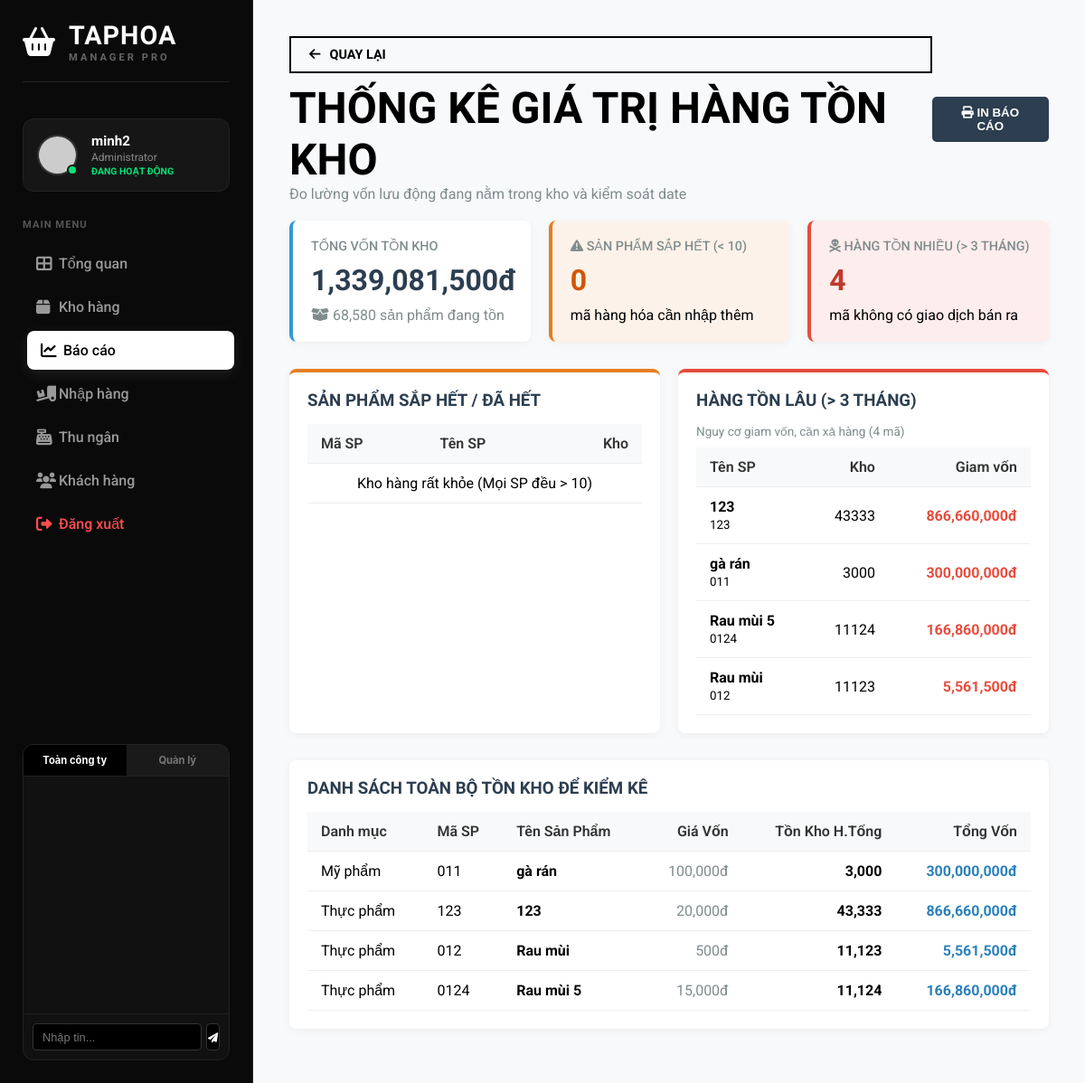
The page /index.php?action=report_products (signed in) on the database as committed earlier.
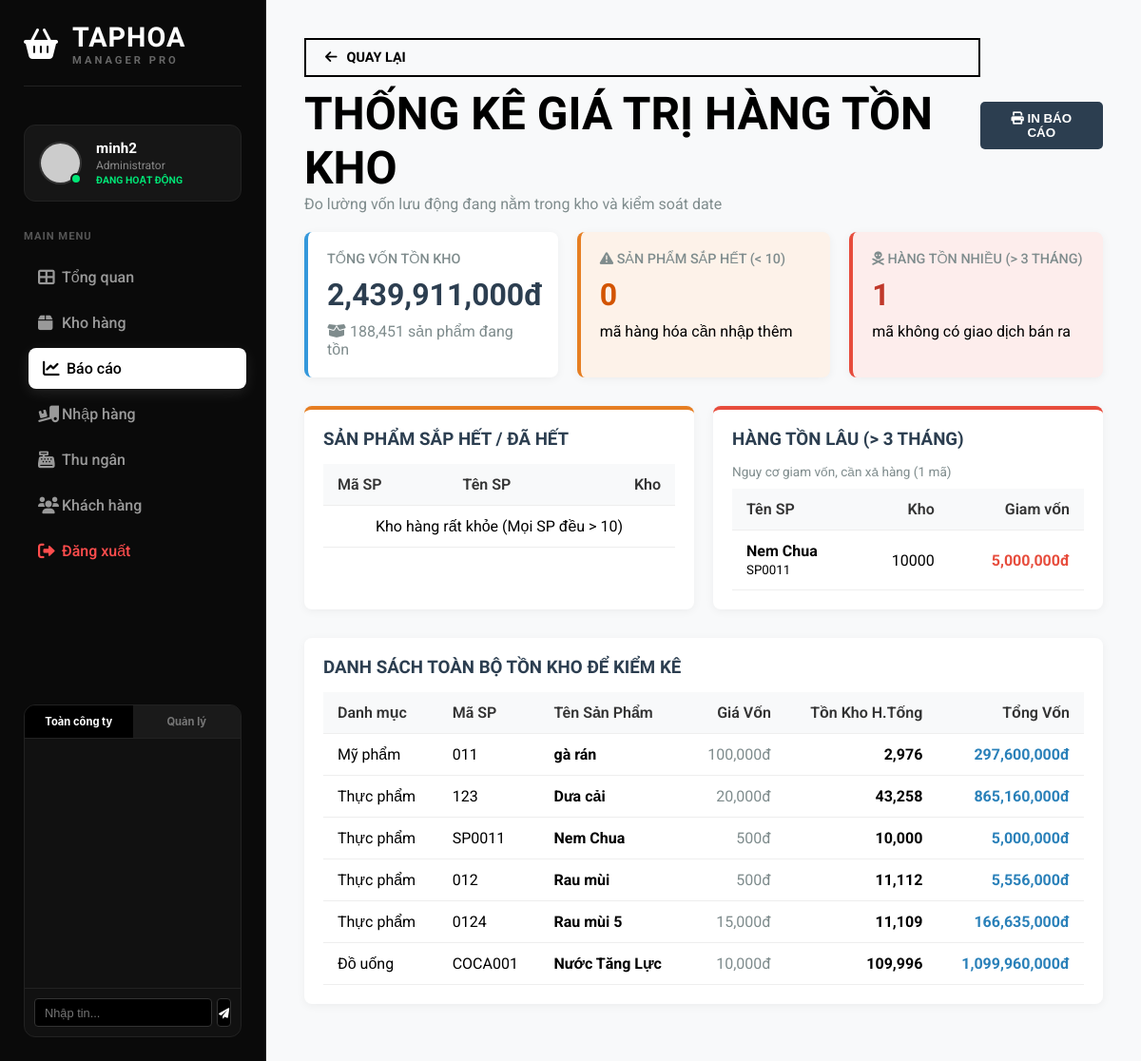
The same page on the database as committed later.
### tables this page shows
CREATE TABLE `products` (
  `id` int(11) NOT NULL,
  `code` varchar(50) NOT NULL,
  `name` varchar(255) NOT NULL,
  `category` varchar(100) DEFAULT NULL,
  `price` decimal(10,2) NOT NULL,
  `cost` decimal(10,2) NOT NULL,
  `stock` int(11) DEFAULT 0,
  `unit` varchar(50) DEFAULT NULL,
  `image` varchar(255) DEFAULT NULL,
  `created_at` timestamp NOT NULL DEFAULT current_timestamp()
);

### controllers/ReportController.php (called while the page is built, shortened)
<?php
class ReportController {
    public function inventoryValue() {
        $db = (new Database())->getConnection();
        $queryVal = "SELECT SUM(stock * cost) as total_value, SUM(stock) as total_items FROM products WHERE stock > 0";
        $stmtVal = $db->query($queryVal);
        $inventoryStats = $stmtVal->fetch(PDO::FETCH_ASSOC);
        $queryLow = "SELECT code, name, stock, cost FROM products WHERE stock <= 10 AND stock > 0 ORDER BY stock ASC";
        $stmtLow = $db->query($queryLow);
        $lowStockProducts = $stmtLow->fetchAll(PDO::FETCH_ASSOC);
        $threeMonthsAgo = date('Y-m-d', strtotime('-3 months'));
        $queryAging = "
            SELECT p.code, p.name, p.stock, (p.stock * p.cost) as total_val
            FROM products p
            WHERE p.stock > 0
            AND p.id NOT IN (
                SELECT DISTINCT od.product_id
                FROM order_details od
                JOIN orders o ON od.order_id = o.id
                WHERE o.created_at >= :date
            )
            ORDER BY total_val DESC
        ";
        $stmtAging = $db->prepare($queryAging);
        $stmtAging->execute([':date' => $threeMonthsAgo]);
        $agingProducts = $stmtAging->fetchAll(PDO::FETCH_ASSOC);
        $stmtAll = $db->query("SELECT * FROM products ORDER BY category ASC, name ASC");
        $allProducts = $stmtAll->fetchAll(PDO::FETCH_ASSOC);
        require_once '../views/reports/inventory.php';
    }
}
?>

### views/reports/inventory.php (the view, shortened to what the changed rows need)
<!DOCTYPE html>
<html lang="vi">
<head>
    <link rel="stylesheet" href="css/style.css">
    <link rel="stylesheet" href="https://cdnjs.cloudflare.com/ajax/libs/font-awesome/6.0.0/css/all.min.css">
</head>
<body>
    <div class="dashboard-container">
        <?php include '../views/partials/sidebar.php'; ?>
        <main class="main-content">
            <div class="report-header">
                <div>
                    <a href="index.php?action=reports" class="back-btn"><i class="fas fa-arrow-left"></i> Quay lại</a>
                    <h1 style="font-family: 'Oswald', sans-serif; margin-top: 10px;">THỐNG KÊ GIÁ TRỊ HÀNG TỒN KHO</h1>
                    <p style="color: #7f8c8d;">Đo lường vốn lưu động đang nằm trong kho và kiểm soát date</p>
                </div>
                <button class="btn-filter" onclick="window.print()" style="background: #2c3e50; color: white; border: none; padding: 10px 20px; border-radius: 5px; cursor: pointer; font-weight: bold;"><i class="fas fa-print"></i> IN BÁO CÁO</button>
            </div>
            <div class="kpi-cards">
                <div class="kpi-card">
                    <div class="kpi-title">TỔNG VỐN TỒN KHO</div>
                    <div class="kpi-value"><?php echo number_format($inventoryStats['total_value'] ?? 0); ?>đ</div>
                    <div class="kpi-trend" style="color: #7f8c8d;"><i class="fas fa-box-open"></i> <?php echo number_format($inventoryStats['total_items'] ?? 0); ?> sản phẩm đang tồn</div>
                </div>
                <div class="kpi-card alert-card">
                    <div class="kpi-title"><i class="fas fa-exclamation-triangle"></i> SẢN PHẨM SẮP HẾT (< 10)</div>
                    <div class="kpi-value"><?php echo count($lowStockProducts); ?></div>
                    <div class="kpi-trend">mã hàng hóa cần nhập thêm</div>
                </div>
                <div class="kpi-card danger-card">
                    <div class="kpi-title"><i class="fas fa-skull-crossbones"></i> HÀNG TỒN NHIỀU (> 3 THÁNG)</div>
                    <div class="kpi-value"><?php echo count($agingProducts); ?></div>
                    <div class="kpi-trend">mã không có giao dịch bán ra</div>
                </div>
            </div>
            <div class="dashboard-grid">
                <div style="display: grid; grid-template-columns: 1fr 1fr; gap: 20px;">
                    <div class="data-table-container" style="border-top: 4px solid #e67e22;">
                        <h3>SẢN PHẨM SẮP HẾT / ĐÃ HẾT</h3>
                        <table class="data-table">
                            <thead>
                                <tr>
                                    <th>Mã SP</th>
                                    <th>Tên SP</th>
                                    <th style="text-align: right;">Kho</th>
                                </tr>
                            </thead>
                            <tbody>
                                <?php if(empty($lowStockProducts)): ?>
                                    <tr><td colspan="3" style="text-align: center;">Kho hàng rất khỏe (Mọi SP đều > 10)</td></tr>
                                <?php endif; ?>
                            </tbody>
                        </table>
                    </div>
                    <div class="data-table-container" style="border-top: 4px solid #e74c3c;">
                        <h3>HÀNG TỒN LÂU (> 3 THÁNG)</h3>
                        <p style="font-size: 0.85rem; color: #7f8c8d; margin-bottom: 10px;">Nguy cơ giam vốn, cần xả hàng (<?php echo count($agingProducts); ?> mã)</p>
                        <table class="data-table">
                            <thead>
                                <tr>
                                    <th>Tên SP</th>
                                    <th style="text-align: right;">Kho</th>
                                    <th style="text-align: right;">Giam vốn</th>
                                </tr>
                            </thead>
                            <tbody>
                                <?php if(empty($agingProducts)): ?>
                                    <tr><td colspan="3" style="text-align: center;">Tất cả sản phẩm đều bán chạy</td></tr>
                                <?php else: ?>
                                    <?php foreach (array_slice($agingProducts, 0, 10) as $aging): ?>
                                    <tr>
                                        <td>
                                            <strong><?php echo htmlspecialchars($aging['name']); ?></strong><br>
                                            <small><?php echo htmlspecialchars($aging['code']); ?></small>
                                        </td>
                                        <td style="text-align: right;"><?php echo $aging['stock']; ?></td>
                                        <td style="text-align: right; color: #e74c3c; font-weight: bold;"><?php echo number_format($aging['total_val']); ?>đ</td>
                                    </tr>
                                    <?php endforeach; ?>
                                <?php endif; ?>
                            </tbody>
                        </table>
                    </div>
                </div>
                <div class="data-table-container">
                    <h3>DANH SÁCH TOÀN BỘ TỒN KHO ĐỂ KIỂM KÊ</h3>
                    <table class="data-table">
                        <thead>
                            <tr>
                                <th>Danh mục</th>
                                <th>Mã SP</th>
                                <th>Tên Sản Phẩm</th>
                                <th style="text-align: right;">Giá Vốn</th>
                                <th style="text-align: right;">Tồn Kho H.Tống</th>
                                <th style="text-align: right;">Tổng Vốn</th>
                            </tr>
                        </thead>
                        <tbody>
                            <?php foreach ($allProducts as $p): ?>
                            <tr>
                                <td><?php echo htmlspecialchars($p['category']); ?></td>
                                <td><?php echo htmlspecialchars($p['code']); ?></td>
                                <td><strong><?php echo htmlspecialchars($p['name']); ?></strong></td>
                                <td style="text-align: right; color: #7f8c8d;"><?php echo number_format($p['cost']); ?>đ</td>
                                <td style="text-align: right; font-weight: bold;">
                                    <span class="<?php echo $p['stock'] <= 0 ? 'badge badge-danger' : ($p['stock'] <= 10 ? 'badge badge-warning' : ''); ?>">
                                        <?php echo number_format($p['stock']); ?>
                                    </span>
                                </td>
                                <td style="text-align: right; font-weight: bold; color: #2980b9;"><?php echo number_format($p['cost'] * $p['stock']); ?>đ</td>
                            </tr>
                            <?php endforeach; ?>
                        </tbody>
                    </table>
                </div>
            </div>
        </main>
    </div>
</body>
</html>

Rows that differ between the two databases and show on the page:
changed products "Mỹ phẩm": stock "3,000" → "2,976"; $p['cost'] * $p['stock'] "300,000,000" → "297,600,000"
changed products: name "123" → "Dưa cải"; stock "43,333" → "43,258"; $p['cost'] * $p['stock'] "866,660,000" → "865,160,000"
added products: category "Thực phẩm", code "SP0011", name "Nem Chua", cost "500", stock "10,000", $p['cost'] * $p['stock'] "5,000,000"
changed products "Rau mùi": stock "11,123" → "11,112"; $p['cost'] * $p['stock'] "5,561,500" → "5,556,000"
changed products "Rau mùi 5": stock "11,124" → "11,109"; $p['cost'] * $p['stock'] "166,860,000" → "166,635,000"
added products: category "Đồ uống", code "COCA001", name "Nước Tăng Lực", cost "10,000", stock "109,996", $p['cost'] * $p['stock'] "1,099,960,000"
Other text that changed with them:
$inventoryStats['total_value']: "1,339,081,500" → "2,439,911,000"
$inventoryStats['total_items']: "68,580" → "188,451"
count($agingProducts): "4" → "1"
new list line: "Nem Chua SP0011 10000 5,000,000 đ"
list line gone: "123 123 43333 866,660,000 đ"
list line gone: "gà rán 011 3000 300,000,000 đ"
list line gone: "Rau mùi 5 0124 11124 166,860,000 đ"
list line gone: "Rau mùi 012 11123 5,561,500 đ"
